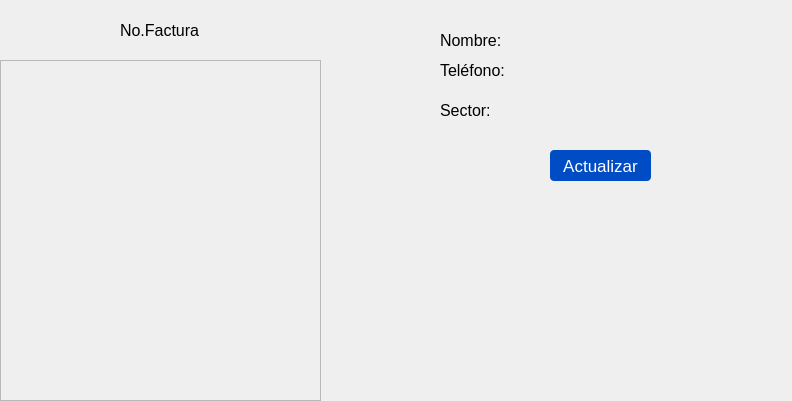
<?xml version="1.0" encoding="UTF-8"?>
<ui version="4.0">
 <class>Detalles</class>
 <widget class="QWidget" name="Detalles">
  <property name="geometry">
   <rect>
    <x>0</x>
    <y>0</y>
    <width>792</width>
    <height>401</height>
   </rect>
  </property>
  <property name="windowTitle">
   <string>Detalles</string>
  </property>
  <widget class="QScrollArea" name="detalles">
   <property name="geometry">
    <rect>
     <x>0</x>
     <y>60</y>
     <width>321</width>
     <height>341</height>
    </rect>
   </property>
   <property name="widgetResizable">
    <bool>true</bool>
   </property>
   <widget class="QWidget" name="scrollAreaWidgetContents">
    <property name="geometry">
     <rect>
      <x>0</x>
      <y>0</y>
      <width>319</width>
      <height>339</height>
     </rect>
    </property>
   </widget>
  </widget>
  <widget class="QLabel" name="label">
   <property name="geometry">
    <rect>
     <x>120</x>
     <y>20</y>
     <width>91</width>
     <height>21</height>
    </rect>
   </property>
   <property name="font">
    <font>
     <pointsize>12</pointsize>
    </font>
   </property>
   <property name="text">
    <string>No.Factura</string>
   </property>
  </widget>
  <widget class="QLabel" name="no_factura">
   <property name="geometry">
    <rect>
     <x>200</x>
     <y>20</y>
     <width>91</width>
     <height>21</height>
    </rect>
   </property>
   <property name="font">
    <font>
     <pointsize>12</pointsize>
    </font>
   </property>
   <property name="text">
    <string/>
   </property>
  </widget>
  <widget class="QLabel" name="nombre_text">
   <property name="geometry">
    <rect>
     <x>440</x>
     <y>30</y>
     <width>71</width>
     <height>21</height>
    </rect>
   </property>
   <property name="font">
    <font>
     <pointsize>12</pointsize>
    </font>
   </property>
   <property name="text">
    <string>Nombre:</string>
   </property>
  </widget>
  <widget class="QLabel" name="telefono_text">
   <property name="geometry">
    <rect>
     <x>440</x>
     <y>60</y>
     <width>71</width>
     <height>21</height>
    </rect>
   </property>
   <property name="font">
    <font>
     <pointsize>12</pointsize>
    </font>
   </property>
   <property name="text">
    <string>Teléfono:</string>
   </property>
  </widget>
  <widget class="QLabel" name="detalle_nombre">
   <property name="geometry">
    <rect>
     <x>510</x>
     <y>30</y>
     <width>151</width>
     <height>21</height>
    </rect>
   </property>
   <property name="font">
    <font>
     <pointsize>11</pointsize>
    </font>
   </property>
   <property name="text">
    <string/>
   </property>
  </widget>
  <widget class="QLabel" name="detalle_telefono">
   <property name="geometry">
    <rect>
     <x>520</x>
     <y>60</y>
     <width>161</width>
     <height>21</height>
    </rect>
   </property>
   <property name="font">
    <font>
     <pointsize>11</pointsize>
    </font>
   </property>
   <property name="text">
    <string/>
   </property>
  </widget>
  <widget class="QPushButton" name="btn_detalles_actualizar">
   <property name="geometry">
    <rect>
     <x>550</x>
     <y>150</y>
     <width>101</width>
     <height>31</height>
    </rect>
   </property>
   <property name="styleSheet">
    <string notr="true">color: rgb(255, 255, 255);

color: rgb(255, 255, 255);
font-size: 17px;
border-radius: 4px;

background-color: #004cc5;</string>
   </property>
   <property name="text">
    <string>Actualizar</string>
   </property>
  </widget>
  <widget class="QLabel" name="detalle_sector">
   <property name="geometry">
    <rect>
     <x>530</x>
     <y>100</y>
     <width>161</width>
     <height>21</height>
    </rect>
   </property>
   <property name="font">
    <font>
     <pointsize>11</pointsize>
    </font>
   </property>
   <property name="text">
    <string/>
   </property>
  </widget>
  <widget class="QLabel" name="telefono_text_2">
   <property name="geometry">
    <rect>
     <x>440</x>
     <y>100</y>
     <width>71</width>
     <height>21</height>
    </rect>
   </property>
   <property name="font">
    <font>
     <pointsize>12</pointsize>
    </font>
   </property>
   <property name="text">
    <string>Sector:</string>
   </property>
  </widget>
 </widget>
 <resources/>
 <connections/>
</ui>
